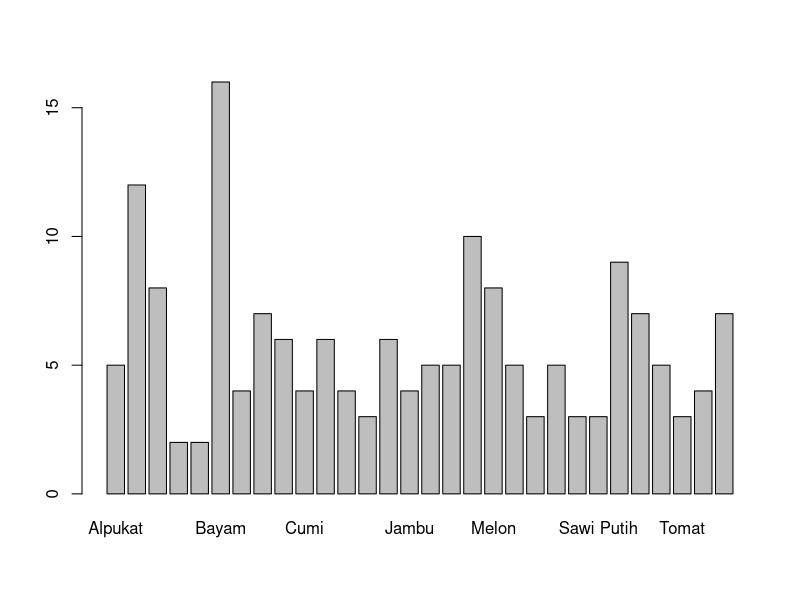
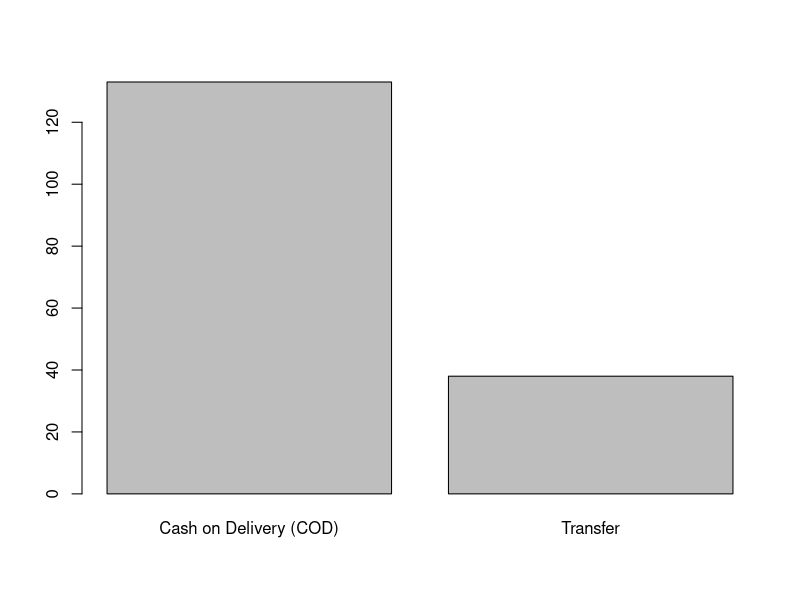
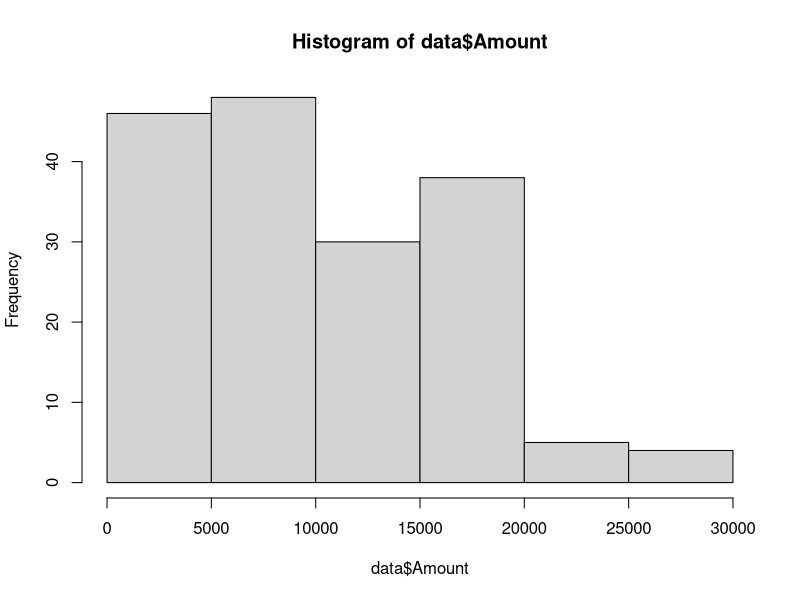
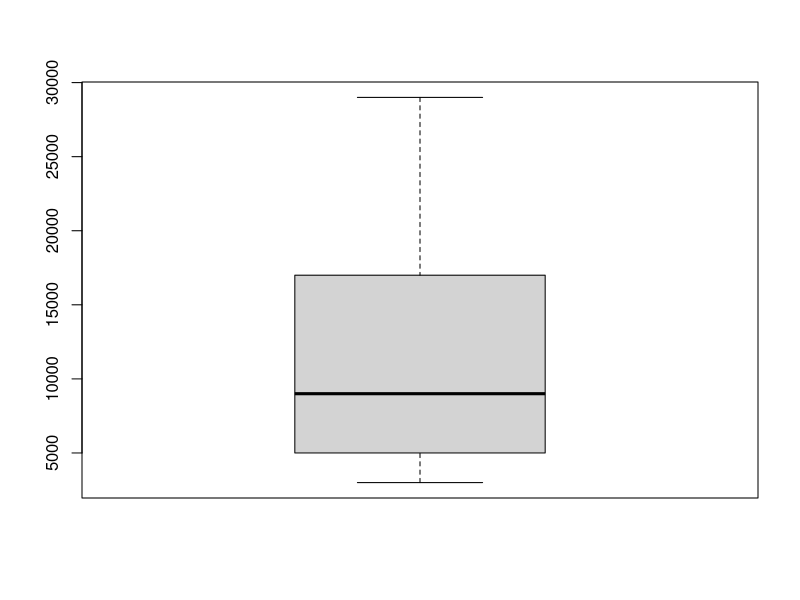
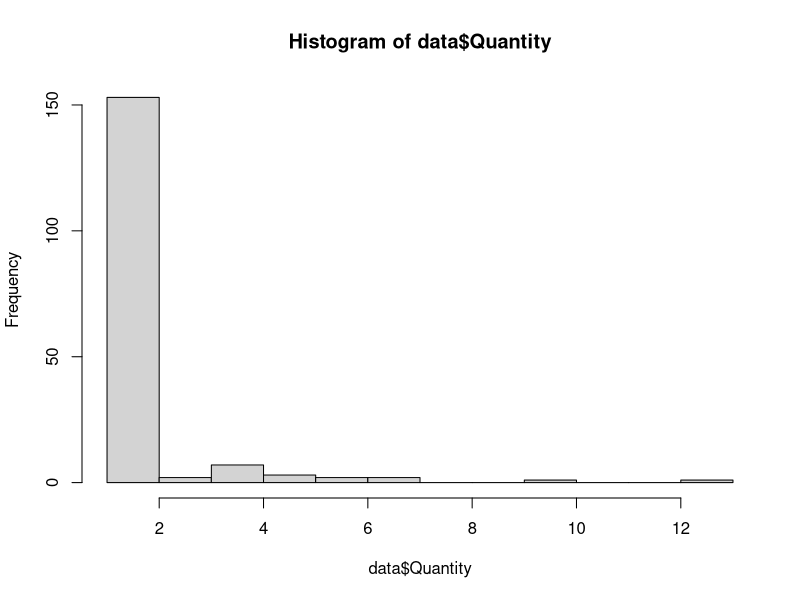
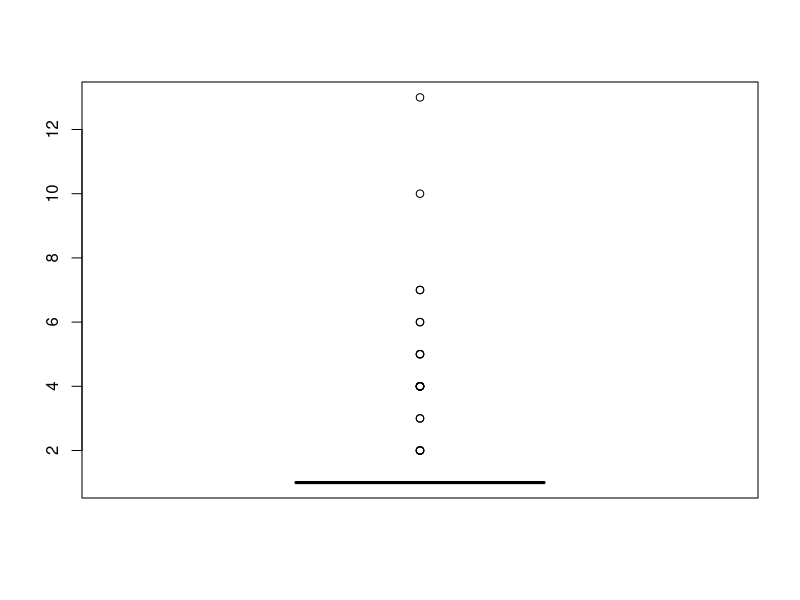

Here is the R script that generated these plots, in order: (Note: this script raises an error after producing the figures.)
## ---- chunk 1
library(readxl) #muat paket
getwd()
setwd("D:/kuliah/SEM 5/PenData/TUGAS4B")
data <- read_excel("FRESH_MART_PREPO.xlsx", sheet = 1)
## ---- chunk 2
summary(data)
## ---- chunk 3
# Mengecek Missing Value
sapply(data, function(x) sum(is.na(x)))
## ---- chunk 4
data$`Submission Date` <- as.character(data$`Submission Date`)
data$`Tanggal Pengiriman` <- as.character(data$`Tanggal Pengiriman`)
data$`Metode Pembayaran` <- as.factor (data$`Metode Pembayaran`)
data$Nama_Item <- as.factor (data$Nama_Item)
data$Amount <- as.integer(data$Amount)
data$Quantity <- as.integer(data$Quantity)

str(data)
## ---- chunk 5
library(pracma)
## ---- chunk 6
Mode(data$Nama_Item)
## ---- chunk 7
Mode(data$`Metode Pembayaran`)
## ---- chunk 8
mean(data$Amount)
## ---- chunk 9
mean(data$Quantity)
## ---- chunk 10
median(data$Amount)
## ---- chunk 11
median(data$Quantity)
## ---- chunk 12
# range
max(data$Amount) - min(data$Amount)
max(data$Quantity) - min(data$Quantity)
## ---- chunk 13
# variansi
var(data$Amount)
var(data$Quantity)
## ---- chunk 14
# standart deviasi
sd(data$Amount)
sd(data$Quantity)
## ---- chunk 15
summary(data)
## ---- chunk 16
plot(data$Nama_Item)
## ---- chunk 17
plot(data$`Metode Pembayaran`)
## ---- chunk 18
hist(data$Amount)
boxplot(data$Amount)
## ---- chunk 19
hist(data$Quantity)
boxplot(data$Quantity)
## ---- chunk 20
data$Total_Belanja <- data$Amount * data$Quantity
## ---- chunk 21
head(data)
## ---- chunk 22
total_per_pelanggan <- data %>%
  group_by(Nama, `Tanggal Pengiriman`, `Metode Pembayaran`, Quantity) %>%
  summarise(Total_Belanja_Harian = sum(Amount), .groups = "drop")
## ---- chunk 23
# Menampilkan hasil total belanja per pelanggan
print(total_per_pelanggan)
## ---- chunk 24
str(total_per_pelanggan)
## ---- chunk 25
# Apakah ada hubungan antara jumlah barang yang dibeli (`Quantity`) dan total belanja per pelanggan (`Total_Belanja`)?
cor.test(total_per_pelanggan$Quantity, total_per_pelanggan$Total_Belanja_Harian)
plot(total_per_pelanggan$Quantity, total_per_pelanggan$Total_Belanja_Harian)
## ---- chunk 26
# metode pembayaran (A) vs total belanja harian (B)
t_test_result <- t.test(Total_Belanja_Harian ~ `Metode Pembayaran`, data = total_per_pelanggan)

# Melihat hasil t-test
print(t_test_result)
## ---- chunk 27
# Menghitung total jumlah pembelian per tanggal pengiriman
total_quantity_per_date <- data %>%
  group_by(`Tanggal Pengiriman`) %>%
  summarise(Total_Quantity = sum(Quantity))
## ---- chunk 28
print(total_quantity_per_date)
## ---- chunk 29
# Mengonversi tanggal menjadi format yang sesuai
total_quantity_per_date$`Tanggal Pengiriman` <- as.Date(total_quantity_per_date$`Tanggal Pengiriman`)

# Melakukan regresi linear
model <- lm(Total_Quantity ~ `Tanggal Pengiriman`, data = total_quantity_per_date)
summary(model)
## ---- chunk 30
# 1. Relasi antara data numerik
# Korelasi antara Amount dan Quantity
cor.test(data$Amount, data$Quantity)
# Scatter plot
plot(data$Amount, data$Quantity)

## ---- chunk 31
# Tabel kontingensi
contingency_table <- with(dataF, table(`Metode Pembayaran`, Nama_Item))
print(contingency_table)

# Uji Chi-Square
chi_square_test <- chisq.test(contingency_table)
print(chi_square_test)
## ---- chunk 32
# Membuat histogram untuk distribusi total belanja
hist(data$Amount,
     breaks = 20,
     col = "skyblue",
     main = "Distribusi Total Belanja",
     xlab = "Total Belanja (Amount)")
## ---- chunk 33
# Membuat histogram untuk distribusi Quantity
hist(data$Quantity,
     breaks = 10,
     col = "skyblue",  # Color of the bars
     main = "Distribusi Quantity",  # Title of the histogram
     xlab = "Quantity")  # Label for the x-axis
## ---- chunk 34
# Membuat boxplot untuk distribusi total belanja
boxplot(data$Amount,
        main = "Boxplot Distribusi Total Belanja",
        ylab = "Total Belanja (Amount)",
        col = "lightgreen")

## ---- chunk 35
# Boxplot
boxplot(data$Quantity,
        main = "Boxplot Distribusi Quantity",
        ylab = "Quantity",
        col = "lightgreen")
## ---- chunk 36
# Menghitung total Quantity per Nama_Item
top_items <- data %>%
  group_by(Nama_Item) %>%
  summarise(Total_Quantity = sum(Quantity)) %>%
  arrange(desc(Total_Quantity))

# Memisahkan 5 item teratas dan yang lainnya dijadikan sebagai "Others"
top_5_items <- top_items[1:5, ]
others <- top_items[6:nrow(top_items), ] %>%
  summarise(Nama_Item = "Others", Total_Quantity = sum(Total_Quantity))

# Menggabungkan kembali data top 5 dan "Others"
final_data <- bind_rows(top_5_items, others)

# Membuat pie chart
ggplot(final_data, aes(x = "", y = Total_Quantity, fill = Nama_Item)) +
  geom_bar(stat = "identity", width = 1) +
  coord_polar(theta = "y") +
  labs(title = "Top 5 Items by Quantity and Others") +
  theme_void() +
  theme(legend.title = element_blank())

